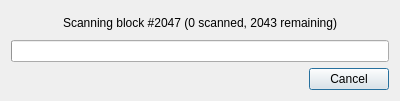
<?xml version="1.0" encoding="UTF-8"?>
<ui version="4.0">
 <class>SearchDialog</class>
 <widget class="QDialog" name="SearchDialog">
  <property name="windowModality">
   <enum>Qt::WindowModal</enum>
  </property>
  <property name="geometry">
   <rect>
    <x>0</x>
    <y>0</y>
    <width>400</width>
    <height>101</height>
   </rect>
  </property>
  <property name="minimumSize">
   <size>
    <width>400</width>
    <height>101</height>
   </size>
  </property>
  <property name="maximumSize">
   <size>
    <width>400</width>
    <height>101</height>
   </size>
  </property>
  <property name="windowTitle">
   <string>Searching for Lost Files</string>
  </property>
  <layout class="QVBoxLayout" name="verticalLayout">
   <item>
    <widget class="QLabel" name="lblScanningBlocks">
     <property name="text">
      <string notr="true">Scanning block #2047 (0 scanned, 2043 remaining)</string>
     </property>
     <property name="textFormat">
      <enum>Qt::PlainText</enum>
     </property>
     <property name="alignment">
      <set>Qt::AlignCenter</set>
     </property>
    </widget>
   </item>
   <item>
    <widget class="QProgressBar" name="pbProgress"/>
   </item>
   <item>
    <widget class="QDialogButtonBox" name="buttonBox">
     <property name="orientation">
      <enum>Qt::Horizontal</enum>
     </property>
     <property name="standardButtons">
      <set>QDialogButtonBox::Cancel</set>
     </property>
    </widget>
   </item>
  </layout>
 </widget>
 <resources/>
 <connections>
  <connection>
   <sender>buttonBox</sender>
   <signal>accepted()</signal>
   <receiver>SearchDialog</receiver>
   <slot>accept()</slot>
   <hints>
    <hint type="sourcelabel">
     <x>248</x>
     <y>254</y>
    </hint>
    <hint type="destinationlabel">
     <x>157</x>
     <y>274</y>
    </hint>
   </hints>
  </connection>
  <connection>
   <sender>buttonBox</sender>
   <signal>rejected()</signal>
   <receiver>SearchDialog</receiver>
   <slot>reject()</slot>
   <hints>
    <hint type="sourcelabel">
     <x>316</x>
     <y>260</y>
    </hint>
    <hint type="destinationlabel">
     <x>286</x>
     <y>274</y>
    </hint>
   </hints>
  </connection>
 </connections>
</ui>
